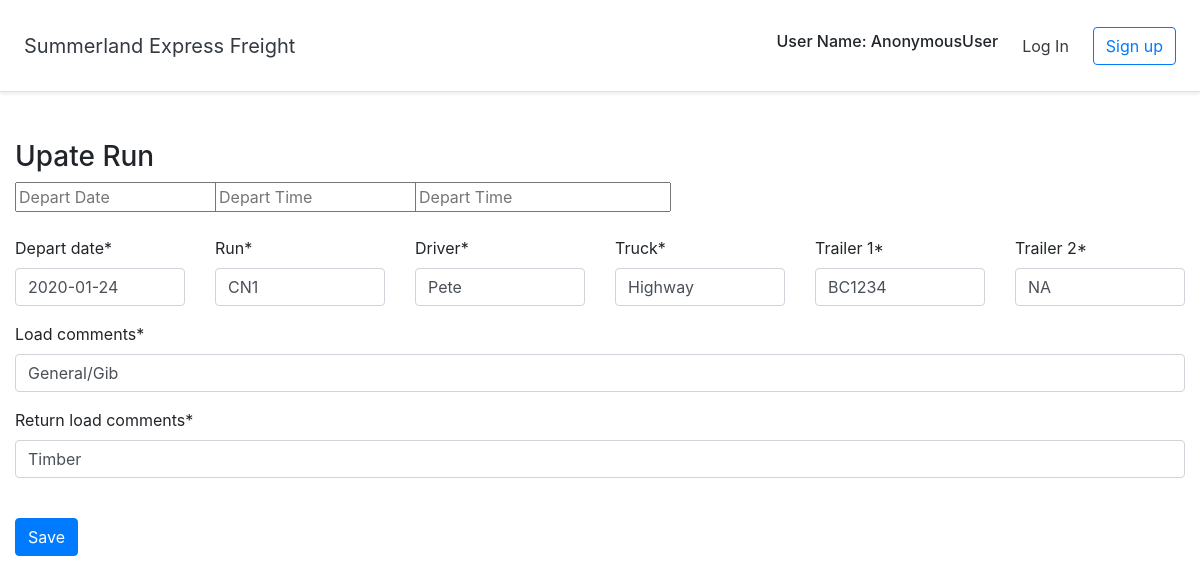
Screenshot of /schedule/10/update with the database file from the repository.
### Runs/models.py (models this page shows)
class Runs(models.Model):
    run = models.CharField(max_length=10)
    driver = models.CharField(max_length=50)
    truck = models.CharField(max_length=50)
    trailer_1 = models.CharField(max_length=50)
    trailer_2 = models.CharField(max_length=50)
    load_comments = models.CharField(max_length=255)
    return_load_comments = models.CharField(max_length=255)
    depart_date = models.DateField()
    depart_time = models.TimeField()
    user = models.ForeignKey(User, on_delete=models.CASCADE)
    objects = models.Manager()
    Planned_depart_time = models.TimeField()

### Runs/views.py (the view)
# urls.py: path('schedule/<int:pk>/update', views.update_run.as_view(), name='update_run' ),
class update_run(UpdateView):
    model = Runs
    template_name ='Runs/update.html'
    fields = ['run','driver', 'truck','trailer_1', 'trailer_2', 'load_comments', 'return_load_comments','depart_date','depart_time','Planned_depart_time']
    success_url =   reverse_lazy('detail_run')

### Runs/templates/Runs/update.html (shortened to what this page needs)
{% extends 'Runs/base.html' %}
{% load crispy_forms_tags %}
{% block content %}
<div class=" container-fluid pt-5">
    <h3>Upate Run</h3>
<form action="" method="post">
<div class="row">
    <div class="col-2">
      <input id='departdate' name='depart_date' placeholder="Depart Date"></input>
    </div>
    <div class="col-2">
      <input id='departtime' name='depart_time'placeholder="Depart Time" ></input>
    </div>
     <div class="col-2">
      <input id='departtime2' name='depart_time'placeholder="Depart Time" ></input>
    </div>
</div>
<br>
<div class="row">
    <div class="col-2">
      {{ form.depart_date|as_crispy_field }}
    </div>
    <div class="col-2">
      {{ form.run|as_crispy_field }}
    </div>
    <div class="col-2">
      {{ form.driver|as_crispy_field }}
    </div>
    <div class="col-2">
        {{ form.truck|as_crispy_field }}
    </div>
    <div class="col-2">
        {{ form.trailer_1|as_crispy_field }}
    </div>
    <div class="col-2">
        {{ form.trailer_2|as_crispy_field }}
    </div>
</div>
<div class="row">
    <div class="col-12">
      {{ form.load_comments|as_crispy_field }}
    </div>
</div>
<div class="row">
    <div class="col-12">
      {{ form.return_load_comments|as_crispy_field }}
    </div>
</div>
<br>
<input type='submit' value="Save" class="btn btn-primary">
</form>
</div>
{% endblock content %}

### rows the page displays
Runs: depart_date "2020-01-24", run "CN1", driver "Pete", truck "Highway", trailer_1 "BC1234", trailer_2 "NA", load_comments "General/Gib", return_load_comments "Timber"

### other values shown
{{ user }} "AnonymousUser"
